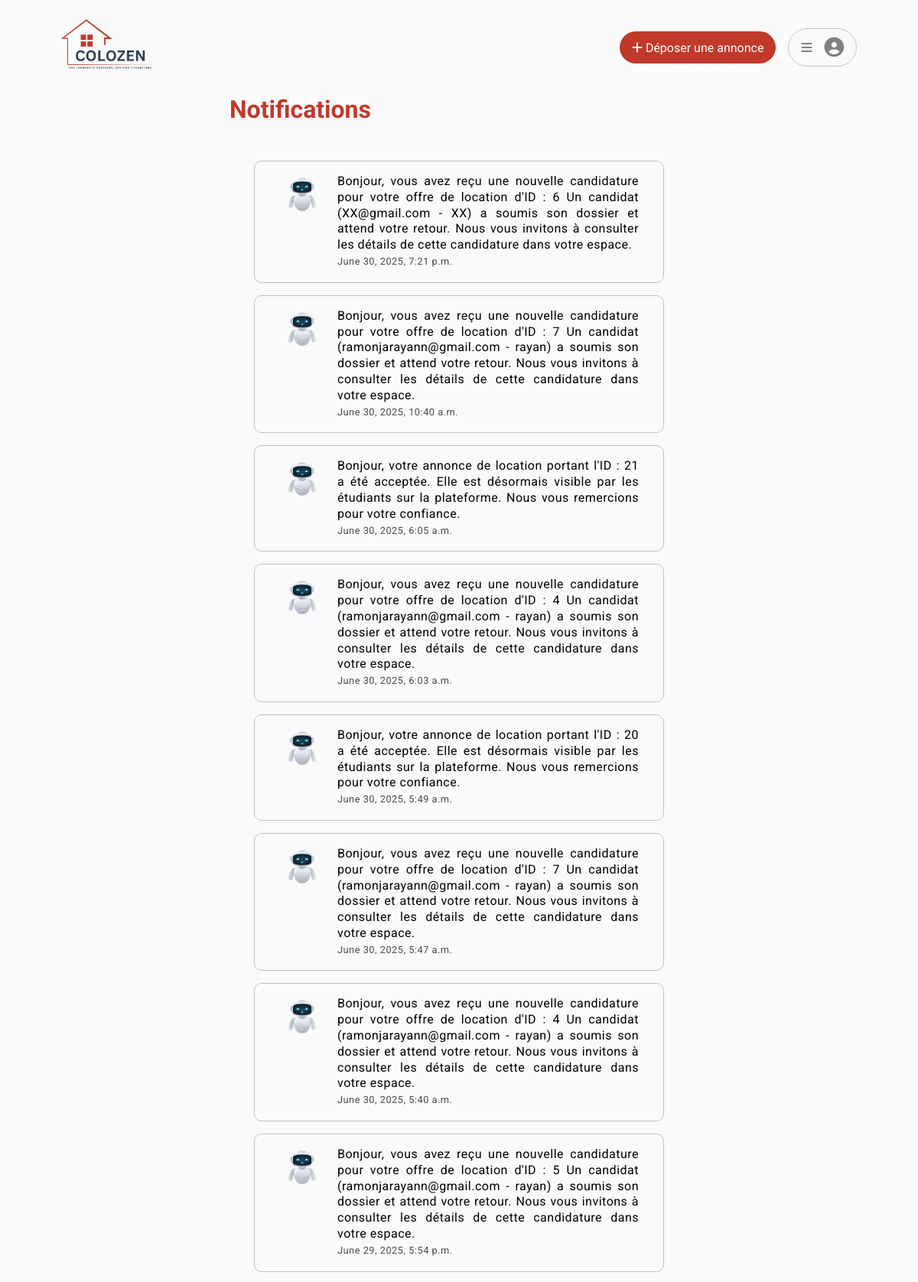
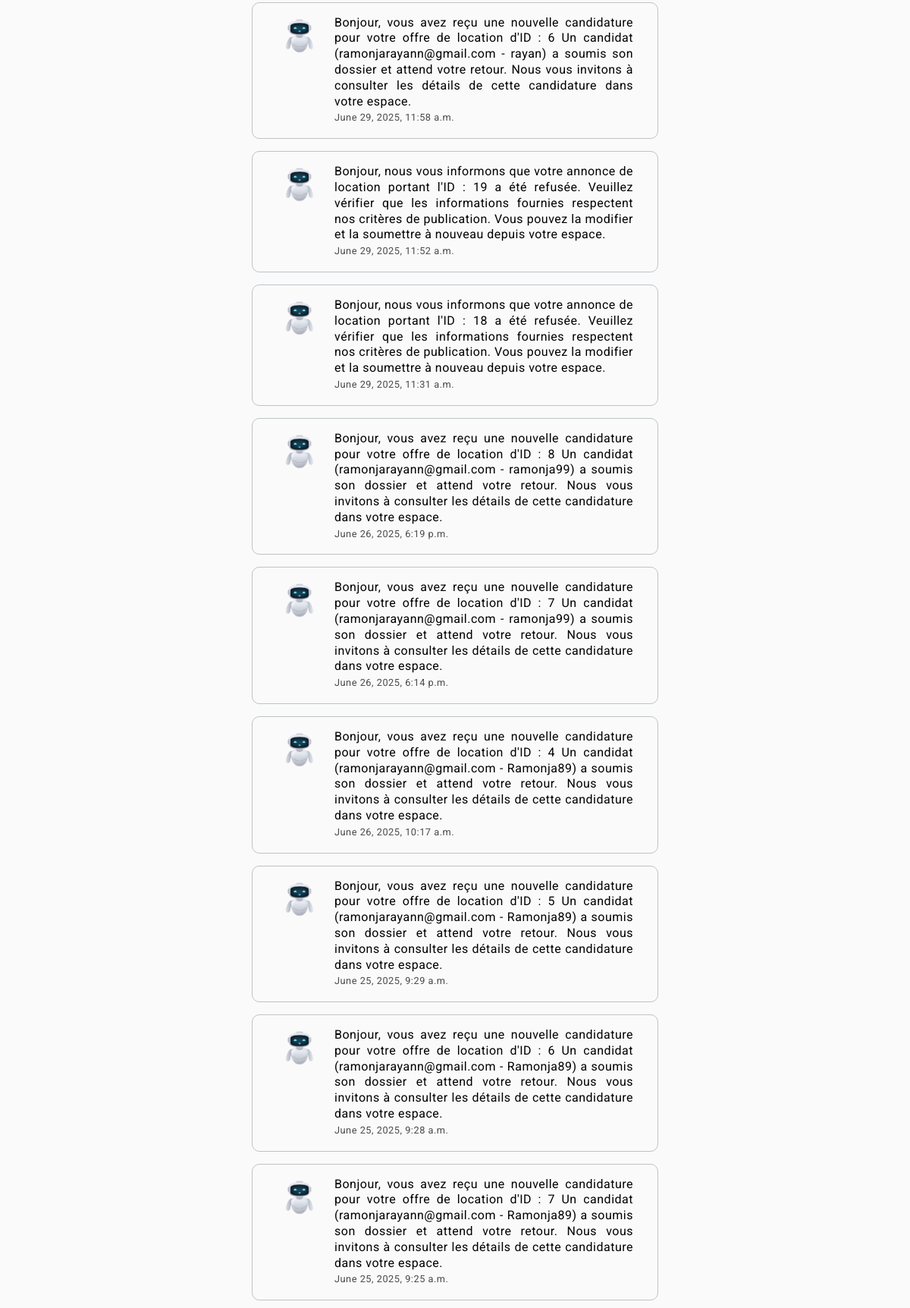
/app1/notification_page/ (signed in, upper part), run on the app's committed database (2 pictures, top to bottom).
### app1/models.py (models this page shows, shortened)
class Notification(models.Model):
    destinataire = models.ForeignKey(CustomUser , on_delete=models.CASCADE , related_name="user")
    message = models.CharField(max_length=1000,blank=True,null=True)
    is_read = models.BooleanField(default=False)
    created_at = models.DateTimeField(default=timezone.now)

### app1/views.py (the view)
# urls.py: path('notification_page/',notification_page,name="notification_page"),
@login_required(login_url='/app1/login/')
def notification_page(request):
    notifs = Notification.objects.filter(destinataire = request.user).order_by("-created_at")
    for notif in notifs :
        notif.is_read = True
        notif.save()
    return render(request,"private/notification.html",{"notifs" : notifs})

### templates/private/notification.html (shortened to what this page needs)
<!DOCTYPE html>
{% load static %}
<html lang="en">
<head>
    <link rel="stylesheet" href="{% static "css/main/main.css" %}">
    <link rel="stylesheet" href="{% static "css/private/notification.css" %}">
</head>
<body>
    {% include "../layouts/nav.html" %}
    <div class="container">
        <div class="content">
            <h1>Notifications</h1>
            <div class="notif">
                {% for notif in notifs  %}
                    <div class="box">
                        <img src="{% static "images/bot.png" %}" alt="photo of bot">
                        <p>
                            {{notif.message}}
                            <br>
                            <span style="font-size:.8rem;opacity:.7;">{{notif.created_at}}</span>
                        </p>
                    </div>
                {% endfor %}
            </div>
        </div>
    </div>
</body>
</html>

### app1/static/css/main/main.css (style rules this page uses)
* { border: none; outline: none; box-sizing: border-box; padding: 0; margin: 0; font-family: "Roboto", sans-serif; }
body { background-color: #FAFAFA; position: relative; min-height: 100vh; }

### app1/static/css/private/notification.css (style rules this page uses)
:root { --color-primary: #C0392B; --color-accent: #E74C3C; --color-background: #FDFEFE; --color-text: #2C3E50; --color-cta: #FF6F61; --color-secondary: #BDC3C7; --color-white: #FFFFFF; --color-border: #BDC3C7; }
.container { display: flex; justify-content: center; align-items: flex-start; width: 100%; }
.container .content { width: 50%; min-height: 100%; }
.container .content h1 { color: var(--color-primary); }
.container .content .notif { display: flex; flex-direction: column; gap: 1rem; padding: 3rem 2rem; }
.container .content .notif .box { display: flex; gap: 1rem; width: 100%; border: 1px solid var(--color-secondary); padding: 1rem 2rem; border-radius: 10px; }
.container .content .notif .box img { width: 60px; height: 60px; border-radius: 50%; }
.container .content .notif .box p { text-align: justify; letter-spacing: .5px; line-height: 1.3rem; }

### app1/static/css/layouts/nav.css (style rules this page uses)
:root { --color-primary: #C0392B; --color-accent: #E74C3C; --color-background: #FDFEFE; --color-text: #2C3E50; --color-cta: #FF6F61; --color-secondary: #BDC3C7; --color-white: #FFFFFF; }

### data on the page
Notification: message "Bonjour, vous avez reçu une nouvelle candidature pour votre offre de location d'ID : 6 Un candidat (XX@gmail.com - XX) a soumis son dossier et attend votre retour. Nous vous invitons à consulter les détails de cette candidature dans votre espace.", created_at "June 30, 2025, 7:21 p.m."
Notification: message "Bonjour, vous avez reçu une nouvelle candidature pour votre offre de location d'ID : 7 Un candidat (ramonjarayann@gmail.com - rayan) a soumis son dossier et attend votre retour. Nous vous invitons à consulter les détails de cette candidature dans votre espace.", created_at "June 30, 2025, 10:40 a.m."
Notification: message "Bonjour, votre annonce de location portant l'ID : 21 a été acceptée. Elle est désormais visible par les étudiants sur la plateforme. Nous vous remercions pour votre confiance.", created_at "June 30, 2025, 6:05 a.m."
Notification: message "Bonjour, vous avez reçu une nouvelle candidature pour votre offre de location d'ID : 4 Un candidat (ramonjarayann@gmail.com - rayan) a soumis son dossier et attend votre retour. Nous vous invitons à consulter les détails de cette candidature dans votre espace.", created_at "June 30, 2025, 6:03 a.m."
Notification: message "Bonjour, votre annonce de location portant l'ID : 20 a été acceptée. Elle est désormais visible par les étudiants sur la plateforme. Nous vous remercions pour votre confiance.", created_at "June 30, 2025, 5:49 a.m."
Notification: message "Bonjour, vous avez reçu une nouvelle candidature pour votre offre de location d'ID : 7 Un candidat (ramonjarayann@gmail.com - rayan) a soumis son dossier et attend votre retour. Nous vous invitons à consulter les détails de cette candidature dans votre espace.", created_at "June 30, 2025, 5:47 a.m."
Notification: message "Bonjour, vous avez reçu une nouvelle candidature pour votre offre de location d'ID : 4 Un candidat (ramonjarayann@gmail.com - rayan) a soumis son dossier et attend votre retour. Nous vous invitons à consulter les détails de cette candidature dans votre espace.", created_at "June 30, 2025, 5:40 a.m."
Notification: message "Bonjour, vous avez reçu une nouvelle candidature pour votre offre de location d'ID : 5 Un candidat (ramonjarayann@gmail.com - rayan) a soumis son dossier et attend votre retour. Nous vous invitons à consulter les détails de cette candidature dans votre espace.", created_at "June 29, 2025, 5:54 p.m."
Notification: message "Bonjour, vous avez reçu une nouvelle candidature pour votre offre de location d'ID : 6 Un candidat (ramonjarayann@gmail.com - rayan) a soumis son dossier et attend votre retour. Nous vous invitons à consulter les détails de cette candidature dans votre espace.", created_at "June 29, 2025, 11:58 a.m."
Notification: message "Bonjour, nous vous informons que votre annonce de location portant l'ID : 19 a été refusée. Veuillez vérifier que les informations fournies respectent nos critères de publication. Vous pouvez la modifier et la soumettre à nouveau depuis votre espace.", created_at "June 29, 2025, 11:52 a.m."
Notification: message "Bonjour, nous vous informons que votre annonce de location portant l'ID : 18 a été refusée. Veuillez vérifier que les informations fournies respectent nos critères de publication. Vous pouvez la modifier et la soumettre à nouveau depuis votre espace.", created_at "June 29, 2025, 11:31 a.m."
Notification: message "Bonjour, vous avez reçu une nouvelle candidature pour votre offre de location d'ID : 8 Un candidat (ramonjarayann@gmail.com - ramonja99) a soumis son dossier et attend votre retour. Nous vous invitons à consulter les détails de cette candidature dans votre espace.", created_at "June 26, 2025, 6:19 p.m."
Notification: message "Bonjour, vous avez reçu une nouvelle candidature pour votre offre de location d'ID : 7 Un candidat (ramonjarayann@gmail.com - ramonja99) a soumis son dossier et attend votre retour. Nous vous invitons à consulter les détails de cette candidature dans votre espace.", created_at "June 26, 2025, 6:14 p.m."
Notification: message "Bonjour, vous avez reçu une nouvelle candidature pour votre offre de location d'ID : 4 Un candidat (ramonjarayann@gmail.com - Ramonja89) a soumis son dossier et attend votre retour. Nous vous invitons à consulter les détails de cette candidature dans votre espace.", created_at "June 26, 2025, 10:17 a.m."
Notification: message "Bonjour, vous avez reçu une nouvelle candidature pour votre offre de location d'ID : 5 Un candidat (ramonjarayann@gmail.com - Ramonja89) a soumis son dossier et attend votre retour. Nous vous invitons à consulter les détails de cette candidature dans votre espace.", created_at "June 25, 2025, 9:29 a.m."
Notification: message "Bonjour, vous avez reçu une nouvelle candidature pour votre offre de location d'ID : 6 Un candidat (ramonjarayann@gmail.com - Ramonja89) a soumis son dossier et attend votre retour. Nous vous invitons à consulter les détails de cette candidature dans votre espace.", created_at "June 25, 2025, 9:28 a.m."
Notification: message "Bonjour, vous avez reçu une nouvelle candidature pour votre offre de location d'ID : 7 Un candidat (ramonjarayann@gmail.com - Ramonja89) a soumis son dossier et attend votre retour. Nous vous invitons à consulter les détails de cette candidature dans votre espace.", created_at "June 25, 2025, 9:25 a.m."
